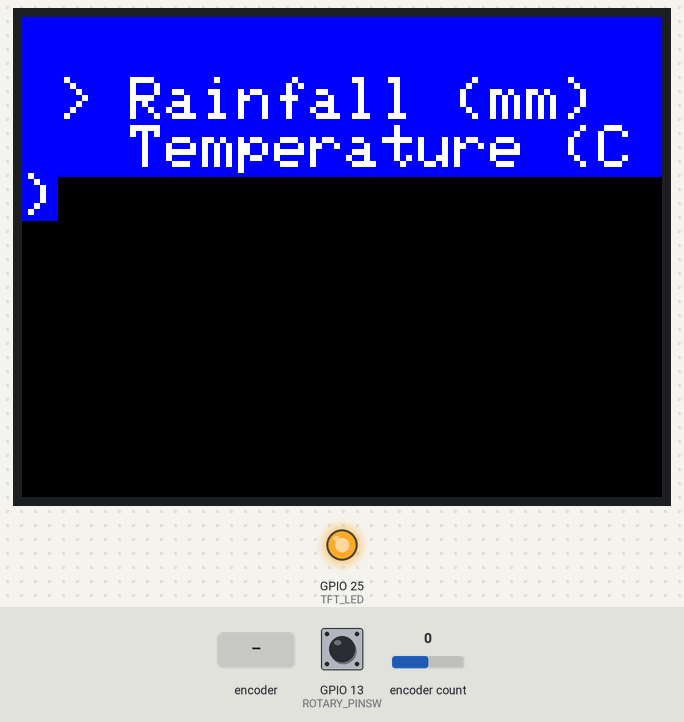
This sketch was run on a simulated ESP32. Parts: 320×240 colour display, output pins drawn as LEDs (lit = HIGH). Inputs (shaded band) come from the test bench; at power-on: GPIO 13 (ROTARY_PINSW) HIGH, encoder count 0. WiFi joins after 1.5 s; servers stay silent unless stated; uploads are accepted with an empty reply; what the sketch prints to the serial monitor is not drawn.

Above: at 3.1 s.
3.2 s: rotary encoder on GPIO 13 (ROTARY_PINSW) / GPIO 14 (ROTARY_PINB) turned 1 step (first pin leading)
At 3.5 s:
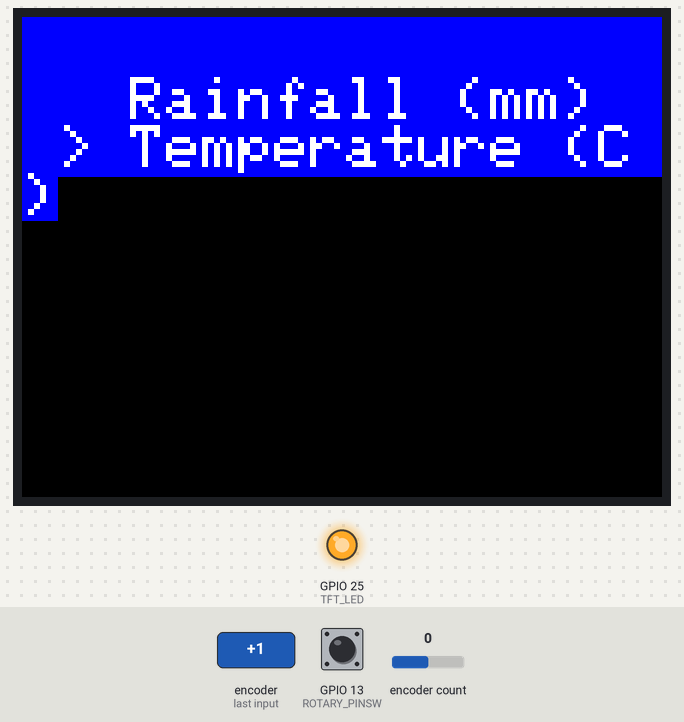
Timing chart, 0 to 6.2 s (numbered marks = the images above; inputs shaded):
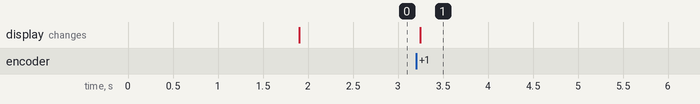

The sketch:

step_04_example2.ino
```cpp
/**
 * @file    step_04_example2.ino
 * @brief   Switch pages between temperature and humidity
 * @author  Ilo
 * @date    2025-09-12
 * @version 1.0
 */

#include <TFT_eSPI.h> // Drawing text, images, and shapes on the TFT display
#include <SPI.h>      // Serial Data Protocol

#include <WiFi.h>           // WiFi connectivity
#include <HTTPClient.h>     // HTTP requests
#include <ArduinoJson.h>    // JSON parsing
#include <ESP32Encoder.h>   // Rotary encoder
#include "esp_sleep.h"

// --- TFT Configuration ---
TFT_eSPI tft = TFT_eSPI();
#define TFT_LED 25

// --- Rotary encoder pins ---
#define ROTARY_PINA 12
#define ROTARY_PINB 14
#define ROTARY_PINSW 13

// --- Wi-Fi credentials ---
#define WIFI_SSID "Wi-Fi.HK via HKU"

// --- API endpoint (for weather data request) ---
const char* serverName = "https://data.weather.gov.hk/weatherAPI/opendata/weather.php?lang=en&dataType=rhrread";

ESP32Encoder encoder;
volatile bool buttonPressed = false;
unsigned long lastButtonTime = 0;

// Data arrays
struct RainfallData { String place; float max; };
struct TempData { String place; float value; };

RainfallData rainfall[32];
TempData temperature[32];
int rainfallCount = 0;
int tempCount = 0;

// Mode: 0 = rainfall, 1 = temperature
volatile int mode = 0;

// Independent indices
int rainIndex = 0;
int tempIndex = 0;

int rainBase = 0;
int tempBase = 0;

// Button ISR
void IRAM_ATTR isrButton() {
  unsigned long now = millis();
  if (now - lastButtonTime > 200) {   // 200 ms debounce
    buttonPressed = true;
    lastButtonTime = now;
  }
}

// WiFi + API
void connectWiFi() {
  WiFi.begin(WIFI_SSID);
  Serial.print("Connecting to WiFi");
  while (WiFi.status() != WL_CONNECTED) {
    delay(500);
    Serial.print(".");
  }
  Serial.println("\nConnected to WiFi!");
}

void APIGetRequest(const char *url, DynamicJsonDocument &doc)
{
  HTTPClient http;
  http.begin(url);
  int httpResponseCode = http.GET();

  if (httpResponseCode != HTTP_CODE_OK)
  {
    Serial.println("Error Calling API!");
    delay(5000);
    return;
  }

  String payload = http.getString();
  deserializeJson(doc, payload); // Parse the payload into a JSON document
  http.end();
}

void fetchWeatherData() {
  if (WiFi.status() == WL_CONNECTED) {
    DynamicJsonDocument doc(20 * 1024);

    APIGetRequest(serverName, doc);

    // Rainfall
    rainfallCount = 0;
    for (JsonObject item : doc["rainfall"]["data"].as<JsonArray>()) {
      rainfall[rainfallCount].place = item["place"].as<String>();
      rainfall[rainfallCount].max = item["max"].as<float>();
      rainfallCount++;
    }

    // Temperature
    tempCount = 0;
    for (JsonObject item : doc["temperature"]["data"].as<JsonArray>()) {
      temperature[tempCount].place = item["place"].as<String>();
      temperature[tempCount].value = item["value"].as<float>();
      tempCount++;
    }
  }
}

// Display
void drawUI() {
  // Top bar
  tft.fillRect(0, 0, tft.width(), tft.height()/3, TFT_BLUE);
  tft.setTextColor(TFT_WHITE, TFT_BLUE);
  tft.setCursor(0, 30);
  tft.setTextSize(3);
  if (mode == 0) tft.print(" > Rainfall (mm)\n   Temperature (C)");
  else tft.print("   Rainfall (mm)\n > Temperature (C)");

  // Side bar
  if (mode == 0 && rainfallCount > 0) {
    int index = (rainIndex % rainfallCount + rainfallCount) % rainfallCount;

    tft.fillRect(0, tft.height()/3, tft.width()/2, tft.height()*2/3, TFT_DARKGREY);
    tft.setTextColor(TFT_WHITE, TFT_DARKGREY);
    tft.setCursor(0, 130);

    tft.setTextSize(1);
    for (int i=0; i<10; i++) {
      tft.print(" ");
      tft.println(rainfall[(index - 10 + i + rainfallCount) % rainfallCount].place);
    }

    tft.setTextSize(2);
    tft.print("> ");
    tft.println(rainfall[index].place);

    tft.setTextSize(1);
    for (int i=0; i<10; i++) {
      tft.print(" ");
      tft.println(rainfall[(index + i + 1 + rainfallCount) % rainfallCount].place);
    }

    // Big number
    tft.fillRect(tft.width()/2, tft.height()/3, tft.width()/2, tft.height()*2/3, TFT_BLACK);
    tft.setTextColor(TFT_YELLOW, TFT_BLACK);
    tft.setTextSize(5);
    tft.setCursor(tft.width()/2 + 20, tft.height()*2/3 - 56/2);
    tft.print(rainfall[index].max, 1);
    tft.print(" mm");
  }
  else if (mode == 1 && tempCount > 0) {
    int index = (tempIndex % tempCount + tempCount) % tempCount;

    tft.fillRect(0, tft.height()/3, tft.width()/2, tft.height()*2/3, TFT_DARKGREY);
    tft.setTextColor(TFT_WHITE, TFT_DARKGREY);
    tft.setCursor(0, 130);

    tft.setTextSize(1);
    for (int i=0; i<10; i++) {
      tft.print(" ");
      tft.println(temperature[(index - 10 + i + tempCount) % tempCount].place);
    }

    tft.setTextSize(2);
    tft.print("> ");
    tft.println(temperature[index].place);

    tft.setTextSize(1);
    for (int i=0; i<10; i++) {
      tft.print(" ");
      tft.println(temperature[(index + i + 1 + tempCount) % tempCount].place);
    }

    // Big number
    tft.fillRect(tft.width()/2, tft.height()/3, tft.width()/2, tft.height()*2/3, TFT_BLACK);
    tft.setTextColor(TFT_YELLOW, TFT_BLACK);
    tft.setTextSize(5);
    tft.setCursor(tft.width()/2 + 20, tft.height()*2/3 - 56/2);
    tft.print(temperature[index].value, 1);
    tft.print(" C");
  }
}

// Setup & Loop
void setup() {
  Serial.begin(115200);
  tft.init();
  pinMode(TFT_LED, OUTPUT);
  digitalWrite(TFT_LED, HIGH); // turn on LED
  tft.setRotation(1);

  // Encoder setup
  ESP32Encoder::useInternalWeakPullResistors = puType::up; // enable pullups
  encoder.attachHalfQuad(ROTARY_PINA, ROTARY_PINB); // attach pins
  encoder.setCount(0); // start at 0

  // Button setup
  pinMode(ROTARY_PINSW, INPUT_PULLUP);
  attachInterrupt(ROTARY_PINSW, isrButton, FALLING);

  connectWiFi();
  fetchWeatherData();
  drawUI();
}

void loop() {
  static int lastPos = 0;
  int pos = encoder.getCount();

  if (pos != lastPos) {
    if (mode == 0) {
      rainIndex = pos - rainBase;
    } else {
      tempIndex = pos - tempBase;
    }
    lastPos = pos;
    drawUI();
  }

  if (buttonPressed) {
    buttonPressed = false;

    if (mode == 0) {
      // leaving rainfall mode, remember current encoder count
      rainBase = encoder.getCount() - rainIndex;
    } else {
      // leaving temperature mode
      tempBase = encoder.getCount() - tempIndex;
    }

    mode = 1 - mode; // toggle mode
    drawUI();
  }

}
```

Measured:
- after the input at 3.2 s, the display: changes after 0.05 s (image 1)
